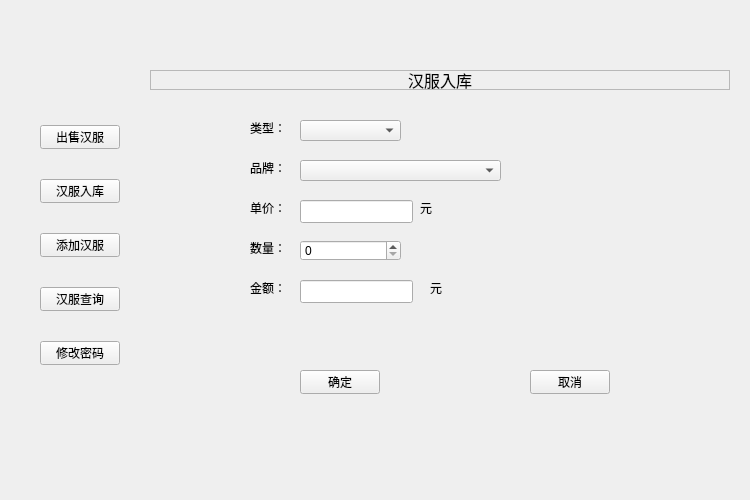
<?xml version="1.0" encoding="UTF-8"?>
<ui version="4.0">
 <class>Widget</class>
 <widget class="QWidget" name="Widget">
  <property name="geometry">
   <rect>
    <x>0</x>
    <y>0</y>
    <width>750</width>
    <height>500</height>
   </rect>
  </property>
  <property name="windowTitle">
   <string>Widget</string>
  </property>
  <widget class="QStackedWidget" name="stackedWidget">
   <property name="geometry">
    <rect>
     <x>150</x>
     <y>50</y>
     <width>580</width>
     <height>350</height>
    </rect>
   </property>
   <property name="currentIndex">
    <number>1</number>
   </property>
   <widget class="QWidget" name="sellPage">
    <widget class="QLabel" name="label">
     <property name="geometry">
      <rect>
       <x>0</x>
       <y>20</y>
       <width>580</width>
       <height>20</height>
      </rect>
     </property>
     <property name="font">
      <font>
       <pointsize>12</pointsize>
      </font>
     </property>
     <property name="frameShape">
      <enum>QFrame::StyledPanel</enum>
     </property>
     <property name="text">
      <string>出售汉服</string>
     </property>
     <property name="alignment">
      <set>Qt::AlignCenter</set>
     </property>
    </widget>
    <widget class="QLabel" name="label_2">
     <property name="geometry">
      <rect>
       <x>60</x>
       <y>90</y>
       <width>54</width>
       <height>16</height>
      </rect>
     </property>
     <property name="text">
      <string>类型：</string>
     </property>
    </widget>
    <widget class="QLabel" name="label_3">
     <property name="geometry">
      <rect>
       <x>60</x>
       <y>140</y>
       <width>54</width>
       <height>16</height>
      </rect>
     </property>
     <property name="text">
      <string>品牌：</string>
     </property>
    </widget>
    <widget class="QLabel" name="label_4">
     <property name="geometry">
      <rect>
       <x>60</x>
       <y>190</y>
       <width>54</width>
       <height>16</height>
      </rect>
     </property>
     <property name="text">
      <string>单价：</string>
     </property>
    </widget>
    <widget class="QLabel" name="label_5">
     <property name="geometry">
      <rect>
       <x>60</x>
       <y>240</y>
       <width>54</width>
       <height>16</height>
      </rect>
     </property>
     <property name="text">
      <string>数量：</string>
     </property>
    </widget>
    <widget class="QLabel" name="label_6">
     <property name="geometry">
      <rect>
       <x>60</x>
       <y>290</y>
       <width>31</width>
       <height>16</height>
      </rect>
     </property>
     <property name="text">
      <string>金额：</string>
     </property>
    </widget>
    <widget class="QComboBox" name="sellTypeComboBox">
     <property name="geometry">
      <rect>
       <x>120</x>
       <y>90</y>
       <width>161</width>
       <height>21</height>
      </rect>
     </property>
    </widget>
    <widget class="QComboBox" name="sellBrandComboBox">
     <property name="geometry">
      <rect>
       <x>120</x>
       <y>140</y>
       <width>281</width>
       <height>21</height>
      </rect>
     </property>
    </widget>
    <widget class="QLineEdit" name="sellPriceLineEdit">
     <property name="geometry">
      <rect>
       <x>120</x>
       <y>190</y>
       <width>113</width>
       <height>23</height>
      </rect>
     </property>
    </widget>
    <widget class="QLabel" name="label_7">
     <property name="geometry">
      <rect>
       <x>240</x>
       <y>190</y>
       <width>61</width>
       <height>31</height>
      </rect>
     </property>
     <property name="text">
      <string>元</string>
     </property>
    </widget>
    <widget class="QSpinBox" name="sellNumSpinBox">
     <property name="geometry">
      <rect>
       <x>120</x>
       <y>240</y>
       <width>121</width>
       <height>21</height>
      </rect>
     </property>
    </widget>
    <widget class="QLabel" name="sellLastNumLabel">
     <property name="geometry">
      <rect>
       <x>250</x>
       <y>230</y>
       <width>151</width>
       <height>41</height>
      </rect>
     </property>
     <property name="text">
      <string>剩余数量：000</string>
     </property>
    </widget>
    <widget class="QLineEdit" name="sellSumLineEdit">
     <property name="geometry">
      <rect>
       <x>120</x>
       <y>290</y>
       <width>113</width>
       <height>23</height>
      </rect>
     </property>
    </widget>
    <widget class="QLabel" name="label_9">
     <property name="geometry">
      <rect>
       <x>240</x>
       <y>290</y>
       <width>61</width>
       <height>31</height>
      </rect>
     </property>
     <property name="text">
      <string>元</string>
     </property>
    </widget>
    <widget class="QPushButton" name="sellOkBtn">
     <property name="geometry">
      <rect>
       <x>160</x>
       <y>350</y>
       <width>80</width>
       <height>24</height>
      </rect>
     </property>
     <property name="text">
      <string>确定</string>
     </property>
    </widget>
    <widget class="QPushButton" name="sellCancelBtn">
     <property name="geometry">
      <rect>
       <x>360</x>
       <y>350</y>
       <width>80</width>
       <height>24</height>
      </rect>
     </property>
     <property name="text">
      <string>取消</string>
     </property>
    </widget>
   </widget>
   <widget class="QWidget" name="page">
    <widget class="QLabel" name="label_8">
     <property name="geometry">
      <rect>
       <x>0</x>
       <y>20</y>
       <width>580</width>
       <height>20</height>
      </rect>
     </property>
     <property name="font">
      <font>
       <pointsize>12</pointsize>
      </font>
     </property>
     <property name="frameShape">
      <enum>QFrame::StyledPanel</enum>
     </property>
     <property name="text">
      <string>汉服入库</string>
     </property>
     <property name="alignment">
      <set>Qt::AlignCenter</set>
     </property>
    </widget>
    <widget class="QLabel" name="label_10">
     <property name="geometry">
      <rect>
       <x>100</x>
       <y>70</y>
       <width>54</width>
       <height>16</height>
      </rect>
     </property>
     <property name="text">
      <string>类型：</string>
     </property>
    </widget>
    <widget class="QLabel" name="label_11">
     <property name="geometry">
      <rect>
       <x>100</x>
       <y>110</y>
       <width>54</width>
       <height>16</height>
      </rect>
     </property>
     <property name="text">
      <string>品牌：</string>
     </property>
    </widget>
    <widget class="QLabel" name="label_12">
     <property name="geometry">
      <rect>
       <x>100</x>
       <y>150</y>
       <width>54</width>
       <height>16</height>
      </rect>
     </property>
     <property name="text">
      <string>单价：</string>
     </property>
    </widget>
    <widget class="QLabel" name="label_13">
     <property name="geometry">
      <rect>
       <x>100</x>
       <y>190</y>
       <width>54</width>
       <height>16</height>
      </rect>
     </property>
     <property name="text">
      <string>数量：</string>
     </property>
    </widget>
    <widget class="QLabel" name="label_14">
     <property name="geometry">
      <rect>
       <x>100</x>
       <y>230</y>
       <width>54</width>
       <height>16</height>
      </rect>
     </property>
     <property name="text">
      <string>金额：</string>
     </property>
    </widget>
    <widget class="QComboBox" name="goodsTypeComboBox">
     <property name="geometry">
      <rect>
       <x>150</x>
       <y>70</y>
       <width>101</width>
       <height>21</height>
      </rect>
     </property>
    </widget>
    <widget class="QComboBox" name="goodsBrandComboBox">
     <property name="geometry">
      <rect>
       <x>150</x>
       <y>110</y>
       <width>201</width>
       <height>21</height>
      </rect>
     </property>
    </widget>
    <widget class="QLineEdit" name="goodsPriceLineEdit">
     <property name="geometry">
      <rect>
       <x>150</x>
       <y>150</y>
       <width>113</width>
       <height>23</height>
      </rect>
     </property>
    </widget>
    <widget class="QSpinBox" name="goodsNumSpinBox">
     <property name="geometry">
      <rect>
       <x>150</x>
       <y>190</y>
       <width>101</width>
       <height>21</height>
      </rect>
     </property>
    </widget>
    <widget class="QLineEdit" name="goodsSumLineEdit">
     <property name="geometry">
      <rect>
       <x>150</x>
       <y>230</y>
       <width>113</width>
       <height>23</height>
      </rect>
     </property>
    </widget>
    <widget class="QPushButton" name="goodsOkBtn">
     <property name="geometry">
      <rect>
       <x>150</x>
       <y>320</y>
       <width>80</width>
       <height>24</height>
      </rect>
     </property>
     <property name="text">
      <string>确定</string>
     </property>
    </widget>
    <widget class="QPushButton" name="goodsCancelBtn">
     <property name="geometry">
      <rect>
       <x>380</x>
       <y>320</y>
       <width>80</width>
       <height>24</height>
      </rect>
     </property>
     <property name="text">
      <string>取消</string>
     </property>
    </widget>
    <widget class="QLabel" name="label_15">
     <property name="geometry">
      <rect>
       <x>270</x>
       <y>150</y>
       <width>54</width>
       <height>16</height>
      </rect>
     </property>
     <property name="text">
      <string>元</string>
     </property>
    </widget>
    <widget class="QLabel" name="label_16">
     <property name="geometry">
      <rect>
       <x>280</x>
       <y>230</y>
       <width>54</width>
       <height>16</height>
      </rect>
     </property>
     <property name="text">
      <string>元</string>
     </property>
    </widget>
   </widget>
   <widget class="QWidget" name="page_3">
    <widget class="QLabel" name="label_17">
     <property name="geometry">
      <rect>
       <x>0</x>
       <y>20</y>
       <width>580</width>
       <height>20</height>
      </rect>
     </property>
     <property name="font">
      <font>
       <pointsize>12</pointsize>
      </font>
     </property>
     <property name="frameShape">
      <enum>QFrame::StyledPanel</enum>
     </property>
     <property name="text">
      <string>添加汉服</string>
     </property>
     <property name="alignment">
      <set>Qt::AlignCenter</set>
     </property>
    </widget>
    <widget class="QLabel" name="label_18">
     <property name="geometry">
      <rect>
       <x>90</x>
       <y>90</y>
       <width>54</width>
       <height>16</height>
      </rect>
     </property>
     <property name="text">
      <string>类型：</string>
     </property>
    </widget>
    <widget class="QComboBox" name="newTypeComboBox">
     <property name="geometry">
      <rect>
       <x>140</x>
       <y>90</y>
       <width>121</width>
       <height>21</height>
      </rect>
     </property>
    </widget>
    <widget class="QLabel" name="label_19">
     <property name="geometry">
      <rect>
       <x>90</x>
       <y>130</y>
       <width>54</width>
       <height>16</height>
      </rect>
     </property>
     <property name="text">
      <string>品牌：</string>
     </property>
    </widget>
    <widget class="QLabel" name="label_20">
     <property name="geometry">
      <rect>
       <x>90</x>
       <y>170</y>
       <width>54</width>
       <height>16</height>
      </rect>
     </property>
     <property name="text">
      <string>单价：</string>
     </property>
    </widget>
    <widget class="QLabel" name="label_21">
     <property name="geometry">
      <rect>
       <x>90</x>
       <y>210</y>
       <width>54</width>
       <height>16</height>
      </rect>
     </property>
     <property name="text">
      <string>数量：</string>
     </property>
    </widget>
    <widget class="QLabel" name="label_22">
     <property name="geometry">
      <rect>
       <x>90</x>
       <y>250</y>
       <width>54</width>
       <height>16</height>
      </rect>
     </property>
     <property name="text">
      <string>金额：</string>
     </property>
    </widget>
    <widget class="QPushButton" name="newOkBtn">
     <property name="geometry">
      <rect>
       <x>140</x>
       <y>310</y>
       <width>80</width>
       <height>24</height>
      </rect>
     </property>
     <property name="text">
      <string>确定</string>
     </property>
    </widget>
    <widget class="QPushButton" name="newCancelBtn">
     <property name="geometry">
      <rect>
       <x>310</x>
       <y>310</y>
       <width>80</width>
       <height>24</height>
      </rect>
     </property>
     <property name="text">
      <string>取消</string>
     </property>
    </widget>
    <widget class="QLineEdit" name="newSumLineEdit">
     <property name="geometry">
      <rect>
       <x>140</x>
       <y>250</y>
       <width>113</width>
       <height>23</height>
      </rect>
     </property>
    </widget>
    <widget class="QSpinBox" name="newPriceSpinBox">
     <property name="geometry">
      <rect>
       <x>140</x>
       <y>170</y>
       <width>101</width>
       <height>21</height>
      </rect>
     </property>
    </widget>
    <widget class="QSpinBox" name="newNumSpinBox">
     <property name="geometry">
      <rect>
       <x>140</x>
       <y>210</y>
       <width>101</width>
       <height>21</height>
      </rect>
     </property>
    </widget>
    <widget class="QLabel" name="label_23">
     <property name="geometry">
      <rect>
       <x>250</x>
       <y>170</y>
       <width>54</width>
       <height>16</height>
      </rect>
     </property>
     <property name="text">
      <string>元</string>
     </property>
    </widget>
    <widget class="QLabel" name="label_24">
     <property name="geometry">
      <rect>
       <x>260</x>
       <y>250</y>
       <width>54</width>
       <height>16</height>
      </rect>
     </property>
     <property name="text">
      <string>元</string>
     </property>
    </widget>
    <widget class="QLineEdit" name="newBrandLineEdit">
     <property name="geometry">
      <rect>
       <x>140</x>
       <y>130</y>
       <width>271</width>
       <height>21</height>
      </rect>
     </property>
    </widget>
   </widget>
   <widget class="QWidget" name="page_4">
    <widget class="QLabel" name="label_25">
     <property name="geometry">
      <rect>
       <x>0</x>
       <y>20</y>
       <width>580</width>
       <height>20</height>
      </rect>
     </property>
     <property name="font">
      <font>
       <pointsize>12</pointsize>
      </font>
     </property>
     <property name="frameShape">
      <enum>QFrame::StyledPanel</enum>
     </property>
     <property name="text">
      <string>汉服查询</string>
     </property>
     <property name="alignment">
      <set>Qt::AlignCenter</set>
     </property>
    </widget>
    <widget class="QLabel" name="label_26">
     <property name="geometry">
      <rect>
       <x>60</x>
       <y>80</y>
       <width>54</width>
       <height>16</height>
      </rect>
     </property>
     <property name="text">
      <string>类型：</string>
     </property>
    </widget>
    <widget class="QLabel" name="label_27">
     <property name="geometry">
      <rect>
       <x>60</x>
       <y>120</y>
       <width>54</width>
       <height>16</height>
      </rect>
     </property>
     <property name="text">
      <string>品牌：</string>
     </property>
    </widget>
    <widget class="QComboBox" name="queryTypeComboBox">
     <property name="geometry">
      <rect>
       <x>130</x>
       <y>80</y>
       <width>141</width>
       <height>21</height>
      </rect>
     </property>
    </widget>
    <widget class="QComboBox" name="queryBrandComboBox">
     <property name="geometry">
      <rect>
       <x>130</x>
       <y>120</y>
       <width>221</width>
       <height>21</height>
      </rect>
     </property>
    </widget>
    <widget class="QPushButton" name="queryPushButton">
     <property name="geometry">
      <rect>
       <x>430</x>
       <y>80</y>
       <width>111</width>
       <height>51</height>
      </rect>
     </property>
     <property name="text">
      <string>查询</string>
     </property>
    </widget>
    <widget class="QTableView" name="tableView">
     <property name="geometry">
      <rect>
       <x>20</x>
       <y>150</y>
       <width>541</width>
       <height>191</height>
      </rect>
     </property>
    </widget>
   </widget>
   <widget class="QWidget" name="page_5">
    <widget class="QLabel" name="label_28">
     <property name="geometry">
      <rect>
       <x>0</x>
       <y>20</y>
       <width>580</width>
       <height>20</height>
      </rect>
     </property>
     <property name="font">
      <font>
       <pointsize>12</pointsize>
      </font>
     </property>
     <property name="frameShape">
      <enum>QFrame::StyledPanel</enum>
     </property>
     <property name="text">
      <string>修改密码</string>
     </property>
     <property name="alignment">
      <set>Qt::AlignCenter</set>
     </property>
    </widget>
    <widget class="QLabel" name="label_29">
     <property name="geometry">
      <rect>
       <x>100</x>
       <y>100</y>
       <width>54</width>
       <height>16</height>
      </rect>
     </property>
     <property name="text">
      <string>原密码：</string>
     </property>
    </widget>
    <widget class="QLabel" name="label_30">
     <property name="geometry">
      <rect>
       <x>100</x>
       <y>170</y>
       <width>54</width>
       <height>16</height>
      </rect>
     </property>
     <property name="text">
      <string>新密码：</string>
     </property>
    </widget>
    <widget class="QLineEdit" name="oldPwdLineEdit">
     <property name="geometry">
      <rect>
       <x>160</x>
       <y>100</y>
       <width>113</width>
       <height>23</height>
      </rect>
     </property>
    </widget>
    <widget class="QLineEdit" name="newPwdLineEdit">
     <property name="geometry">
      <rect>
       <x>160</x>
       <y>170</y>
       <width>113</width>
       <height>23</height>
      </rect>
     </property>
    </widget>
    <widget class="QPushButton" name="changePwdBtn">
     <property name="geometry">
      <rect>
       <x>230</x>
       <y>240</y>
       <width>131</width>
       <height>51</height>
      </rect>
     </property>
     <property name="text">
      <string>确定</string>
     </property>
    </widget>
   </widget>
   <widget class="QWidget" name="page_2"/>
  </widget>
  <widget class="QWidget" name="layoutWidget">
   <property name="geometry">
    <rect>
     <x>20</x>
     <y>110</y>
     <width>120</width>
     <height>275</height>
    </rect>
   </property>
   <layout class="QVBoxLayout" name="verticalLayout" stretch="0,0,0,0,0">
    <property name="spacing">
     <number>30</number>
    </property>
    <property name="leftMargin">
     <number>20</number>
    </property>
    <property name="topMargin">
     <number>15</number>
    </property>
    <property name="rightMargin">
     <number>20</number>
    </property>
    <property name="bottomMargin">
     <number>20</number>
    </property>
    <item>
     <widget class="QPushButton" name="sellBtn">
      <property name="text">
       <string>出售汉服</string>
      </property>
     </widget>
    </item>
    <item>
     <widget class="QPushButton" name="buyBtn">
      <property name="text">
       <string>汉服入库</string>
      </property>
     </widget>
    </item>
    <item>
     <widget class="QPushButton" name="addBtn">
      <property name="text">
       <string>添加汉服</string>
      </property>
     </widget>
    </item>
    <item>
     <widget class="QPushButton" name="queryBtn">
      <property name="text">
       <string>汉服查询</string>
      </property>
     </widget>
    </item>
    <item>
     <widget class="QPushButton" name="passwordBtn">
      <property name="text">
       <string>修改密码</string>
      </property>
     </widget>
    </item>
   </layout>
  </widget>
 </widget>
 <resources/>
 <connections/>
</ui>
